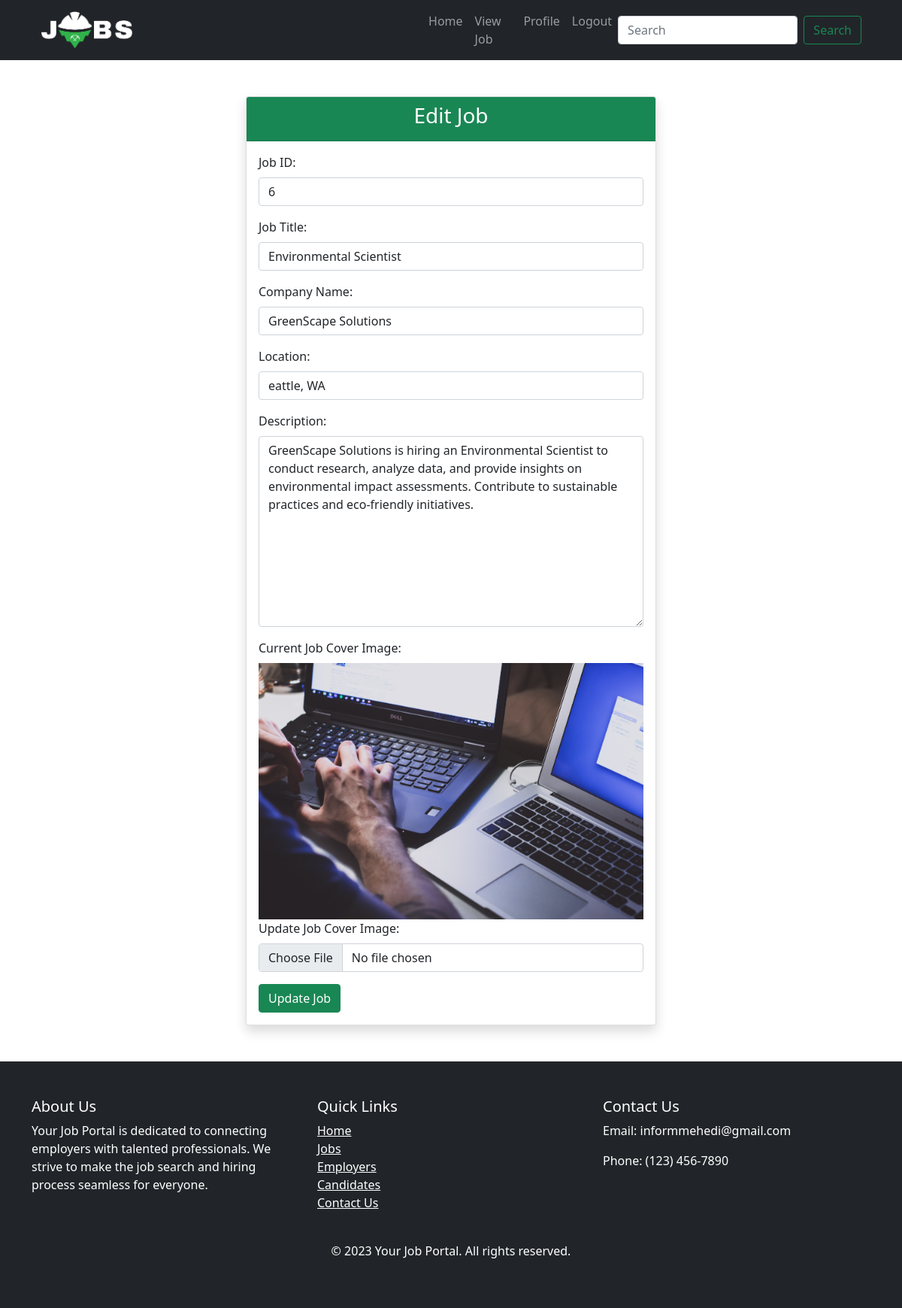
/editPage/6, run on the app's committed database.
### jobApp/models.py (models this page shows, shortened)
class JobModel(models.Model):
    title = models.CharField(max_length=200, null=True)
    company_name = models.CharField(max_length=100, null=True)
    location = models.CharField(max_length=100, null=True)
    description = models.TextField()
    job_image = models.ImageField(upload_to='media',  blank=True, null=True)
    create_at = models.DateTimeField(auto_now_add=True, null= True)
    job_creator = models.ForeignKey(CustomUser, on_delete=models.CASCADE)

### jobApp/views.py (the view)
# urls.py: path('editPage/<str:myid>', views.editPage, name='editPage'),
def editPage(request, myid):
    job = JobModel.objects.filter(id = myid)
    return render(request, 'recruiter/editJob.html', {'job': job})

### templates/recruiter/editJob.html (shortened to what this page needs)
{% extends "base.html" %}
{% block main %}
<div class="container mt-5">
    <div class="row justify-content-center">
        <div class="col-md-6">
            <div class="card shadow">
                <div class="card-header bg-success text-white">
                    <h3 class="text-center">Edit Job</h3>
                </div>
                <div class="card-body">
                    <form action="{% url 'updatePage' %}" method="POST" enctype="multipart/form-data">
                        {% for j in job %}
                        <p>
                           <label for="id_job_title">Job ID:</label>
                           <input type="text" name="jobid" class="form-control" maxlength="100" required id="id_job_title" value='{{j.id}}'>
                        </p>
                        <p>
                           <label for="id_job_title">Job Title:</label>
                           <input type="text" name="title" class="form-control" maxlength="100" required id="id_job_title" value='{{j.title}}'>
                        </p>
                        <p>
                           <label for="id_company_name">Company Name:</label>
                           <input type="text" name="company_name" class="form-control" maxlength="100" required id="id_company_name" value='{{j.company_name}}'>
                        </p>
                        <p>
                           <label for="id_location">Location:</label>
                           <input type="text" name="location" class="form-control" maxlength="100" required id="id_location" value='{{j.location}}'>
                        </p>
                        <p>
                           <label for="id_description">Description:</label>
                           <textarea name="description" cols="40" rows="10" class="form-control" required id="id_description">{{j.description}}
                           </textarea>
                        </p>
                        <p>
                            {% if j.job_image %}
                                <label for="id_job_image">Current Job Cover Image:</label>
                                <img src="{{ j.job_image.url }}" alt="Job Cover Image" class="img-fluid">
                                <label for="id_job_image">Update Job Cover Image:</label>
                                <input type="file" name="job_image" class="form-control" accept="image/*">
                            {% else %}
                                <label for="id_job_image">Job Cover Image:</label>
                                <input type="file" name="job_image" class="form-control" accept="image/*">
                            {% endif %}
                        </p>
                        <button class='btn btn-success' type="submit">Update Job</button>
                        {% endfor %}
                     </form>
                </div>
            </div>
        </div>
    </div>
</div>
{% endblock main %}

### data on the page
JobModel: jobid "6", title "Environmental Scientist", company_name "GreenScape Solutions", location "eattle, WA", description "GreenScape Solutions is hiring an Environmental Scientist to conduct research, analyze data, and provide insights on environmental impact assessments. Contribute to sustainable practices and eco-friendly initiatives.", job_image (picture)
